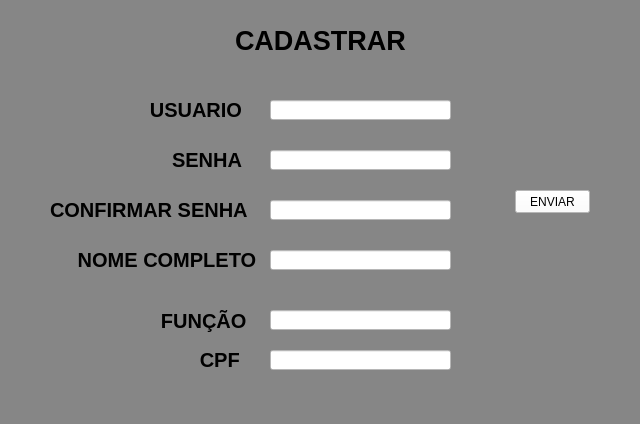
<?xml version="1.0" encoding="UTF-8"?>
<ui version="4.0">
 <class>MainWindow</class>
 <widget class="QMainWindow" name="MainWindow">
  <property name="geometry">
   <rect>
    <x>0</x>
    <y>0</y>
    <width>640</width>
    <height>424</height>
   </rect>
  </property>
  <property name="windowTitle">
   <string>MainWindow</string>
  </property>
  <property name="styleSheet">
   <string notr="true">background-color: rgb(134, 134, 134);</string>
  </property>
  <widget class="QWidget" name="centralwidget">
   <widget class="QLabel" name="label">
    <property name="enabled">
     <bool>false</bool>
    </property>
    <property name="geometry">
     <rect>
      <x>235</x>
      <y>20</y>
      <width>211</width>
      <height>41</height>
     </rect>
    </property>
    <property name="font">
     <font>
      <pointsize>20</pointsize>
      <weight>75</weight>
      <italic>false</italic>
      <bold>true</bold>
      <underline>false</underline>
      <strikeout>false</strikeout>
      <kerning>true</kerning>
     </font>
    </property>
    <property name="styleSheet">
     <string notr="true">color: rgb(0, 0, 0);
color: rgb(0, 0, 0);</string>
    </property>
    <property name="text">
     <string>CADASTRAR</string>
    </property>
   </widget>
   <widget class="QLabel" name="login">
    <property name="geometry">
     <rect>
      <x>50</x>
      <y>100</y>
      <width>211</width>
      <height>20</height>
     </rect>
    </property>
    <property name="font">
     <font>
      <pointsize>15</pointsize>
      <weight>75</weight>
      <bold>true</bold>
     </font>
    </property>
    <property name="styleSheet">
     <string notr="true">
color: rgb(0, 0, 0);</string>
    </property>
    <property name="text">
     <string>                  USUARIO</string>
    </property>
   </widget>
   <widget class="QLabel" name="senha">
    <property name="geometry">
     <rect>
      <x>50</x>
      <y>150</y>
      <width>211</width>
      <height>20</height>
     </rect>
    </property>
    <property name="font">
     <font>
      <pointsize>15</pointsize>
      <weight>75</weight>
      <bold>true</bold>
     </font>
    </property>
    <property name="styleSheet">
     <string notr="true">
color: rgb(0, 0, 0);</string>
    </property>
    <property name="text">
     <string>                      SENHA</string>
    </property>
   </widget>
   <widget class="QLabel" name="label_3">
    <property name="geometry">
     <rect>
      <x>50</x>
      <y>200</y>
      <width>211</width>
      <height>20</height>
     </rect>
    </property>
    <property name="font">
     <font>
      <pointsize>15</pointsize>
      <weight>75</weight>
      <bold>true</bold>
     </font>
    </property>
    <property name="styleSheet">
     <string notr="true">
color: rgb(0, 0, 0);</string>
    </property>
    <property name="text">
     <string>CONFIRMAR SENHA</string>
    </property>
   </widget>
   <widget class="QLabel" name="nome">
    <property name="geometry">
     <rect>
      <x>50</x>
      <y>250</y>
      <width>211</width>
      <height>20</height>
     </rect>
    </property>
    <property name="font">
     <font>
      <pointsize>15</pointsize>
      <weight>75</weight>
      <bold>true</bold>
     </font>
    </property>
    <property name="styleSheet">
     <string notr="true">
color: rgb(0, 0, 0);</string>
    </property>
    <property name="text">
     <string>     NOME COMPLETO</string>
    </property>
   </widget>
   <widget class="QLabel" name="CPF">
    <property name="geometry">
     <rect>
      <x>50</x>
      <y>350</y>
      <width>211</width>
      <height>20</height>
     </rect>
    </property>
    <property name="font">
     <font>
      <pointsize>15</pointsize>
      <weight>75</weight>
      <bold>true</bold>
     </font>
    </property>
    <property name="styleSheet">
     <string notr="true">
color: rgb(0, 0, 0);</string>
    </property>
    <property name="text">
     <string>                           CPF</string>
    </property>
   </widget>
   <widget class="QLabel" name="cargo">
    <property name="geometry">
     <rect>
      <x>50</x>
      <y>300</y>
      <width>211</width>
      <height>41</height>
     </rect>
    </property>
    <property name="font">
     <font>
      <pointsize>15</pointsize>
      <weight>75</weight>
      <bold>true</bold>
     </font>
    </property>
    <property name="styleSheet">
     <string notr="true">
color: rgb(0, 0, 0);</string>
    </property>
    <property name="text">
     <string>                    FUNÇÃO</string>
    </property>
   </widget>
   <widget class="QLineEdit" name="user_2">
    <property name="geometry">
     <rect>
      <x>270</x>
      <y>100</y>
      <width>181</width>
      <height>20</height>
     </rect>
    </property>
    <property name="styleSheet">
     <string notr="true">background-color: rgb(255, 255, 255);</string>
    </property>
    <property name="text">
     <string/>
    </property>
   </widget>
   <widget class="QLineEdit" name="user_3">
    <property name="geometry">
     <rect>
      <x>270</x>
      <y>150</y>
      <width>181</width>
      <height>20</height>
     </rect>
    </property>
    <property name="styleSheet">
     <string notr="true">background-color: rgb(255, 255, 255);</string>
    </property>
    <property name="text">
     <string/>
    </property>
   </widget>
   <widget class="QLineEdit" name="user_4">
    <property name="geometry">
     <rect>
      <x>270</x>
      <y>200</y>
      <width>181</width>
      <height>20</height>
     </rect>
    </property>
    <property name="styleSheet">
     <string notr="true">background-color: rgb(255, 255, 255);</string>
    </property>
    <property name="text">
     <string/>
    </property>
   </widget>
   <widget class="QLineEdit" name="user_5">
    <property name="geometry">
     <rect>
      <x>270</x>
      <y>250</y>
      <width>181</width>
      <height>20</height>
     </rect>
    </property>
    <property name="styleSheet">
     <string notr="true">background-color: rgb(255, 255, 255);</string>
    </property>
    <property name="text">
     <string/>
    </property>
   </widget>
   <widget class="QLineEdit" name="user_6">
    <property name="geometry">
     <rect>
      <x>270</x>
      <y>310</y>
      <width>181</width>
      <height>20</height>
     </rect>
    </property>
    <property name="styleSheet">
     <string notr="true">background-color: rgb(255, 255, 255);</string>
    </property>
    <property name="text">
     <string/>
    </property>
   </widget>
   <widget class="QLineEdit" name="user_7">
    <property name="geometry">
     <rect>
      <x>270</x>
      <y>350</y>
      <width>181</width>
      <height>20</height>
     </rect>
    </property>
    <property name="styleSheet">
     <string notr="true">background-color: rgb(255, 255, 255);</string>
    </property>
    <property name="text">
     <string/>
    </property>
   </widget>
   <widget class="QPushButton" name="pushButton">
    <property name="geometry">
     <rect>
      <x>515</x>
      <y>190</y>
      <width>75</width>
      <height>23</height>
     </rect>
    </property>
    <property name="styleSheet">
     <string notr="true">background-color: rgb(255, 255, 255);</string>
    </property>
    <property name="text">
     <string>ENVIAR</string>
    </property>
   </widget>
   <widget class="QLabel" name="label_2">
    <property name="geometry">
     <rect>
      <x>120</x>
      <y>220</y>
      <width>331</width>
      <height>20</height>
     </rect>
    </property>
    <property name="font">
     <font>
      <pointsize>7</pointsize>
     </font>
    </property>
    <property name="styleSheet">
     <string notr="true">color: rgb(255, 0, 0);</string>
    </property>
    <property name="text">
     <string/>
    </property>
   </widget>
  </widget>
  <widget class="QMenuBar" name="menubar">
   <property name="geometry">
    <rect>
     <x>0</x>
     <y>0</y>
     <width>640</width>
     <height>21</height>
    </rect>
   </property>
  </widget>
  <widget class="QStatusBar" name="statusbar"/>
 </widget>
 <resources/>
 <connections/>
</ui>
